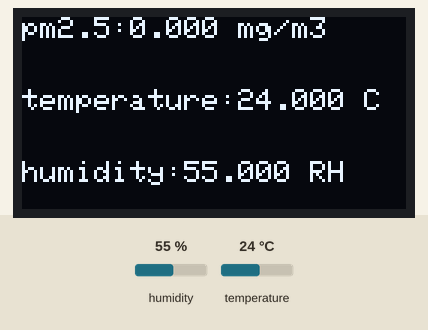
Simulated run of this sketch. Board: ESP32. On the bench: 128×64 one-colour display. The inputs (shaded band) are chosen by the test bench; at power-on: humidity 55 %, temperature 24 °C.

Above: at 2.8 s.
2.9 s: humidity set to 22 %
At 4.4 s:
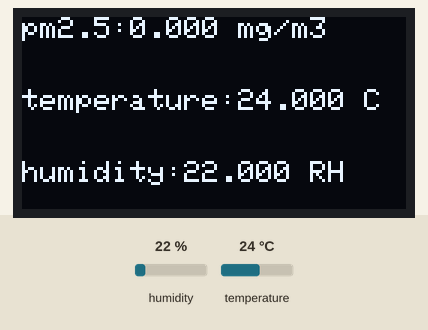
5.6 s: temperature set to 12 °C
At 7.2 s:
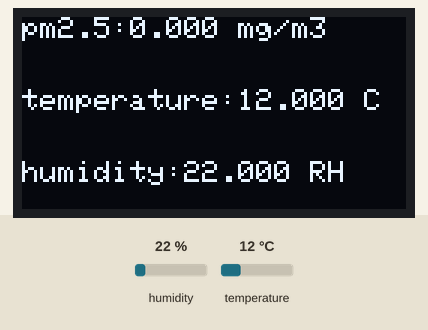
8.3 s: humidity set to 40 %
At 10.5 s:
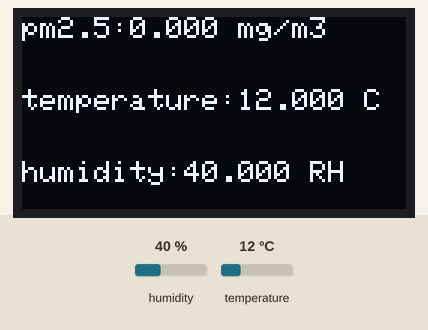
11.7 s: temperature set to 19 °C
Timing chart, 0 to 14.7 s (numbered marks = the images above; inputs shaded):
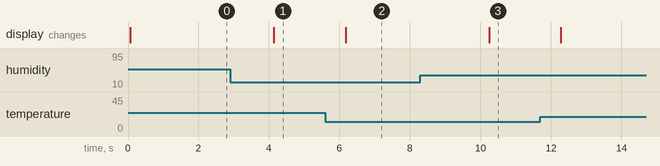

Measured:
- after the input at 2.9 s, the display: changes after 1.2 s (image 1)
- after the input at 5.6 s, the display: changes after 0.57 s (image 2)
- after the input at 8.3 s, the display: changes after 1.9 s (image 3)

The sketch:

Air_Display.ino
```cpp
// OLED
#include <Wire.h>
#include <Adafruit_GFX.h>
#include <Adafruit_SSD1306.h>
#define SCREEN_WIDTH 128
#define SCREEN_HEIGHT 64
#define OLED_RESET -1
Adafruit_SSD1306 display(SCREEN_WIDTH, SCREEN_HEIGHT, &Wire, OLED_RESET);
bool OLEDStatus = true;

// dht11
#include "DHTesp.h"
DHTesp dht;
const byte dhtPin = 19;

// variable & function init
void GetPM25Data();
void GetDH11Data();
void OLED_Display();

float pm25Data = 0;
float temperatureData = 0;
float humidityData = 0;

void setup()
{
	Serial.begin(9600);
    Serial2.begin(2400);

    // dht11 setup
    dht.setup(dhtPin, DHTesp::DHT11);

    // OLED init
    Wire.begin(21, 22);
    if (!display.begin(SSD1306_SWITCHCAPVCC, 0x3c))
    {
        Serial.println(F("SSD1306 allocation failed"));
        OLEDStatus = false;
    }
    display.clearDisplay();
}

void loop()
{
    GetPM25Data();
    GetDH11Data();
    OLED_Display();
    delay(2000);
}

void GetPM25Data()
{
    int cnt, pmval, readcmd[7];
    unsigned char gdata, eFlag, rbytes = 0;
    float pm25;
    cnt = 0;
    eFlag = 0;
    while (Serial2.available() > 0)
    {
        gdata = Serial2.read();

        if (gdata == 0xAA && eFlag == 0)
            eFlag = 1;
        if (eFlag == 1)
            readcmd[rbytes++] = gdata;
        cnt++;
        if (cnt > 100)
            return;
        if (rbytes == 7)
            break;
    }
    if (rbytes == 0)
        return;
    if (readcmd[6] != 0xFF)
        return;

    pmval = readcmd[1];          // Vout(H) = data[1]
    pmval <<= 8;                 // Vout(H) *= 256
    pmval += readcmd[2];         // Vout(H) += Vout(L)
    pm25 = pmval * 5.0 / 1024.0; // pm2.5 value : Vout=(Vout(H)*256+Vout(L))/1024*5
    pm25 /= 3.5;
    pm25Data = pm25;
}
void GetDH11Data()
{
    TempAndHumidity lastValues = dht.getTempAndHumidity();
    temperatureData = lastValues.temperature;
    humidityData = lastValues.humidity;
}

void OLED_Display()
{
    display.clearDisplay();

    // set pm2.5 value
    display.setCursor(0, 0);
    display.setTextSize(1);
    display.setTextColor(WHITE);
    display.printf("pm2.5:%.3f mg/m3", pm25Data);

    // set temperature value
    display.setCursor(0, 24);
    display.setTextSize(1);
    display.setTextColor(WHITE);
    display.printf("temperature:%.3f C", temperatureData);

    // set humdity value
    display.setCursor(0, 48);
    display.setTextSize(1);
    display.setTextColor(WHITE);
    display.printf("humidity:%.3f RH", humidityData);

    display.display();
}
```
